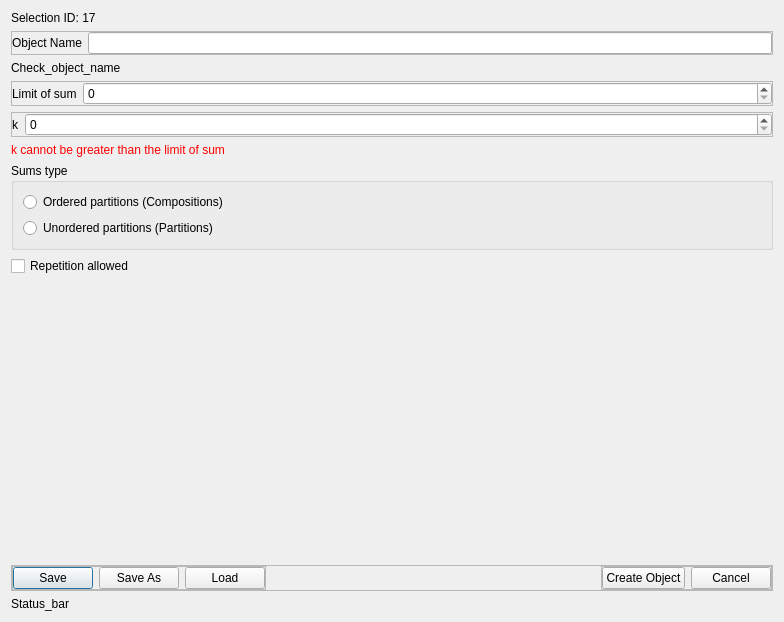
<?xml version="1.0" encoding="UTF-8"?>
<ui version="4.0">
 <class>Dialog</class>
 <widget class="QDialog" name="Dialog">
  <property name="geometry">
   <rect>
    <x>0</x>
    <y>0</y>
    <width>784</width>
    <height>622</height>
   </rect>
  </property>
  <property name="windowTitle">
   <string>Dialog</string>
  </property>
  <layout class="QVBoxLayout" name="verticalLayout">
   <item>
    <widget class="QLabel" name="label_2">
     <property name="sizePolicy">
      <sizepolicy hsizetype="Expanding" vsizetype="Fixed">
       <horstretch>0</horstretch>
       <verstretch>0</verstretch>
      </sizepolicy>
     </property>
     <property name="text">
      <string>Selection ID: 17</string>
     </property>
    </widget>
   </item>
   <item>
    <widget class="QFrame" name="frame_6">
     <property name="sizePolicy">
      <sizepolicy hsizetype="Expanding" vsizetype="Fixed">
       <horstretch>0</horstretch>
       <verstretch>0</verstretch>
      </sizepolicy>
     </property>
     <property name="locale">
      <locale language="English" country="UnitedStates"/>
     </property>
     <property name="frameShape">
      <enum>QFrame::Shape::StyledPanel</enum>
     </property>
     <property name="frameShadow">
      <enum>QFrame::Shadow::Raised</enum>
     </property>
     <layout class="QHBoxLayout" name="horizontalLayout_7">
      <property name="leftMargin">
       <number>0</number>
      </property>
      <property name="topMargin">
       <number>0</number>
      </property>
      <property name="rightMargin">
       <number>0</number>
      </property>
      <property name="bottomMargin">
       <number>0</number>
      </property>
      <item>
       <widget class="QLabel" name="label_6">
        <property name="text">
         <string>Object Name</string>
        </property>
       </widget>
      </item>
      <item>
       <widget class="QLineEdit" name="lineEdit_3"/>
      </item>
     </layout>
    </widget>
   </item>
   <item>
    <widget class="QLabel" name="label_5">
     <property name="sizePolicy">
      <sizepolicy hsizetype="Expanding" vsizetype="Fixed">
       <horstretch>0</horstretch>
       <verstretch>0</verstretch>
      </sizepolicy>
     </property>
     <property name="text">
      <string>Check_object_name</string>
     </property>
     <property name="wordWrap">
      <bool>true</bool>
     </property>
    </widget>
   </item>
   <item>
    <widget class="QFrame" name="frame">
     <property name="sizePolicy">
      <sizepolicy hsizetype="Expanding" vsizetype="Fixed">
       <horstretch>0</horstretch>
       <verstretch>0</verstretch>
      </sizepolicy>
     </property>
     <property name="frameShape">
      <enum>QFrame::Shape::StyledPanel</enum>
     </property>
     <property name="frameShadow">
      <enum>QFrame::Shadow::Raised</enum>
     </property>
     <layout class="QHBoxLayout" name="horizontalLayout" stretch="0,7">
      <property name="leftMargin">
       <number>0</number>
      </property>
      <property name="topMargin">
       <number>0</number>
      </property>
      <property name="rightMargin">
       <number>0</number>
      </property>
      <property name="bottomMargin">
       <number>0</number>
      </property>
      <item>
       <widget class="QLabel" name="label">
        <property name="text">
         <string>Limit of sum</string>
        </property>
       </widget>
      </item>
      <item>
       <widget class="QSpinBox" name="spinBox"/>
      </item>
     </layout>
    </widget>
   </item>
   <item>
    <widget class="QFrame" name="frame_5">
     <property name="sizePolicy">
      <sizepolicy hsizetype="Expanding" vsizetype="Fixed">
       <horstretch>0</horstretch>
       <verstretch>0</verstretch>
      </sizepolicy>
     </property>
     <property name="frameShape">
      <enum>QFrame::Shape::StyledPanel</enum>
     </property>
     <property name="frameShadow">
      <enum>QFrame::Shadow::Raised</enum>
     </property>
     <layout class="QHBoxLayout" name="horizontalLayout_5" stretch="0,7">
      <property name="leftMargin">
       <number>0</number>
      </property>
      <property name="topMargin">
       <number>0</number>
      </property>
      <property name="rightMargin">
       <number>0</number>
      </property>
      <property name="bottomMargin">
       <number>0</number>
      </property>
      <item>
       <widget class="QLabel" name="label_4">
        <property name="text">
         <string>k</string>
        </property>
       </widget>
      </item>
      <item>
       <widget class="QSpinBox" name="spinBox_2"/>
      </item>
     </layout>
    </widget>
   </item>
   <item>
    <widget class="QLabel" name="label_7">
     <property name="sizePolicy">
      <sizepolicy hsizetype="Expanding" vsizetype="Fixed">
       <horstretch>0</horstretch>
       <verstretch>0</verstretch>
      </sizepolicy>
     </property>
     <property name="styleSheet">
      <string notr="true">color:red</string>
     </property>
     <property name="text">
      <string>k cannot be greater than the limit of sum</string>
     </property>
    </widget>
   </item>
   <item>
    <widget class="QGroupBox" name="groupBox">
     <property name="sizePolicy">
      <sizepolicy hsizetype="Expanding" vsizetype="Fixed">
       <horstretch>0</horstretch>
       <verstretch>0</verstretch>
      </sizepolicy>
     </property>
     <property name="title">
      <string>Sums type</string>
     </property>
     <layout class="QVBoxLayout" name="verticalLayout_2">
      <item>
       <widget class="QRadioButton" name="radioButton">
        <property name="text">
         <string>Ordered partitions (Compositions)</string>
        </property>
       </widget>
      </item>
      <item>
       <widget class="QRadioButton" name="radioButton_2">
        <property name="text">
         <string>Unordered partitions (Partitions)</string>
        </property>
       </widget>
      </item>
     </layout>
    </widget>
   </item>
   <item>
    <widget class="QCheckBox" name="checkBox_2">
     <property name="text">
      <string>Repetition allowed</string>
     </property>
    </widget>
   </item>
   <item>
    <widget class="QLabel" name="none">
     <property name="text">
      <string/>
     </property>
    </widget>
   </item>
   <item>
    <widget class="QFrame" name="frame_2">
     <property name="sizePolicy">
      <sizepolicy hsizetype="Expanding" vsizetype="Fixed">
       <horstretch>0</horstretch>
       <verstretch>0</verstretch>
      </sizepolicy>
     </property>
     <property name="frameShape">
      <enum>QFrame::Shape::StyledPanel</enum>
     </property>
     <property name="frameShadow">
      <enum>QFrame::Shadow::Raised</enum>
     </property>
     <layout class="QHBoxLayout" name="horizontalLayout_2">
      <property name="leftMargin">
       <number>0</number>
      </property>
      <property name="topMargin">
       <number>0</number>
      </property>
      <property name="rightMargin">
       <number>0</number>
      </property>
      <property name="bottomMargin">
       <number>0</number>
      </property>
      <item alignment="Qt::AlignmentFlag::AlignLeft">
       <widget class="QFrame" name="frame_3">
        <property name="frameShape">
         <enum>QFrame::Shape::StyledPanel</enum>
        </property>
        <property name="frameShadow">
         <enum>QFrame::Shadow::Raised</enum>
        </property>
        <layout class="QHBoxLayout" name="horizontalLayout_3">
         <property name="leftMargin">
          <number>0</number>
         </property>
         <property name="topMargin">
          <number>0</number>
         </property>
         <property name="rightMargin">
          <number>0</number>
         </property>
         <property name="bottomMargin">
          <number>0</number>
         </property>
         <item>
          <widget class="QPushButton" name="pushButton_4">
           <property name="text">
            <string>Save</string>
           </property>
          </widget>
         </item>
         <item>
          <widget class="QPushButton" name="pushButton_5">
           <property name="text">
            <string>Save As</string>
           </property>
          </widget>
         </item>
         <item>
          <widget class="QPushButton" name="pushButton_6">
           <property name="text">
            <string>Load</string>
           </property>
          </widget>
         </item>
        </layout>
       </widget>
      </item>
      <item alignment="Qt::AlignmentFlag::AlignRight">
       <widget class="QFrame" name="frame_4">
        <property name="frameShape">
         <enum>QFrame::Shape::StyledPanel</enum>
        </property>
        <property name="frameShadow">
         <enum>QFrame::Shadow::Raised</enum>
        </property>
        <layout class="QHBoxLayout" name="horizontalLayout_4" stretch="1,1">
         <property name="leftMargin">
          <number>0</number>
         </property>
         <property name="topMargin">
          <number>0</number>
         </property>
         <property name="rightMargin">
          <number>0</number>
         </property>
         <property name="bottomMargin">
          <number>0</number>
         </property>
         <item>
          <widget class="QPushButton" name="pushButton">
           <property name="text">
            <string>Create Object</string>
           </property>
          </widget>
         </item>
         <item>
          <widget class="QPushButton" name="pushButton_2">
           <property name="text">
            <string>Cancel</string>
           </property>
          </widget>
         </item>
        </layout>
       </widget>
      </item>
     </layout>
    </widget>
   </item>
   <item>
    <widget class="QLabel" name="label_3">
     <property name="sizePolicy">
      <sizepolicy hsizetype="Expanding" vsizetype="Fixed">
       <horstretch>0</horstretch>
       <verstretch>0</verstretch>
      </sizepolicy>
     </property>
     <property name="text">
      <string>Status_bar</string>
     </property>
    </widget>
   </item>
  </layout>
 </widget>
 <resources/>
 <connections/>
</ui>
